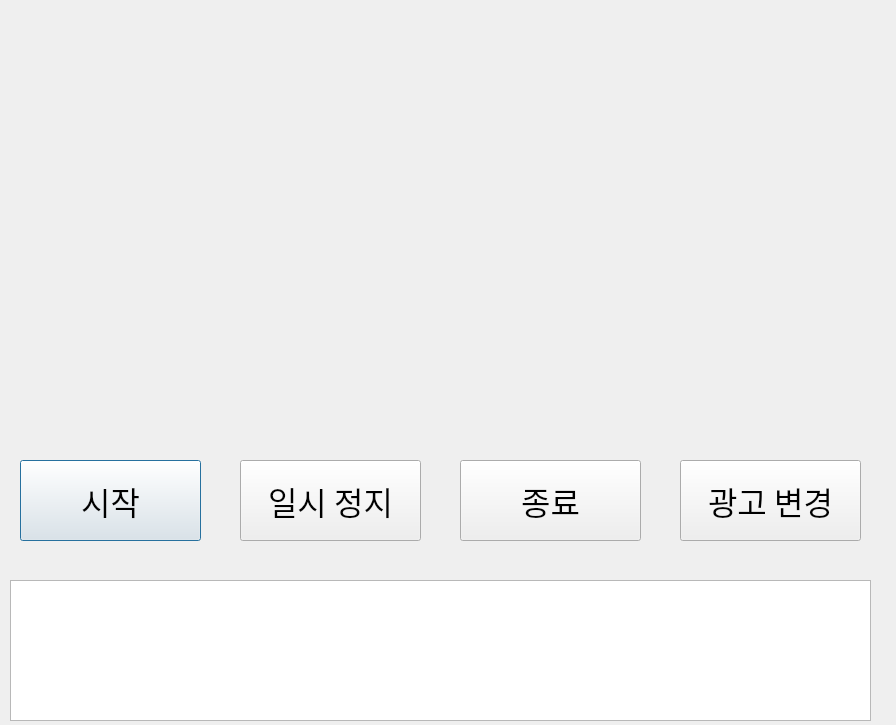
<?xml version="1.0" encoding="UTF-8"?>
<ui version="4.0">
 <class>Dialog</class>
 <widget class="QDialog" name="Dialog">
  <property name="geometry">
   <rect>
    <x>0</x>
    <y>0</y>
    <width>896</width>
    <height>725</height>
   </rect>
  </property>
  <property name="windowTitle">
   <string>Dialog</string>
  </property>
  <widget class="QPushButton" name="pushButton">
   <property name="geometry">
    <rect>
     <x>20</x>
     <y>460</y>
     <width>181</width>
     <height>81</height>
    </rect>
   </property>
   <property name="font">
    <font>
     <family>Agency FB</family>
     <pointsize>24</pointsize>
    </font>
   </property>
   <property name="text">
    <string>시작</string>
   </property>
  </widget>
  <widget class="QPushButton" name="pushButton_2">
   <property name="geometry">
    <rect>
     <x>460</x>
     <y>460</y>
     <width>181</width>
     <height>81</height>
    </rect>
   </property>
   <property name="font">
    <font>
     <family>Agency FB</family>
     <pointsize>24</pointsize>
    </font>
   </property>
   <property name="text">
    <string>종료</string>
   </property>
  </widget>
  <widget class="QPushButton" name="pushButton_3">
   <property name="geometry">
    <rect>
     <x>240</x>
     <y>460</y>
     <width>181</width>
     <height>81</height>
    </rect>
   </property>
   <property name="font">
    <font>
     <family>Agency FB</family>
     <pointsize>24</pointsize>
    </font>
   </property>
   <property name="text">
    <string>일시 정지</string>
   </property>
  </widget>
  <widget class="QPushButton" name="pushButton_4">
   <property name="geometry">
    <rect>
     <x>680</x>
     <y>460</y>
     <width>181</width>
     <height>81</height>
    </rect>
   </property>
   <property name="font">
    <font>
     <family>Agency FB</family>
     <pointsize>24</pointsize>
    </font>
   </property>
   <property name="text">
    <string>광고 변경</string>
   </property>
  </widget>
  <widget class="QLabel" name="label">
   <property name="geometry">
    <rect>
     <x>0</x>
     <y>0</y>
     <width>411</width>
     <height>431</height>
    </rect>
   </property>
   <property name="text">
    <string/>
   </property>
  </widget>
  <widget class="QLabel" name="label_2">
   <property name="geometry">
    <rect>
     <x>470</x>
     <y>0</y>
     <width>411</width>
     <height>431</height>
    </rect>
   </property>
   <property name="text">
    <string/>
   </property>
  </widget>
  <widget class="QTextBrowser" name="textBrowser">
   <property name="geometry">
    <rect>
     <x>10</x>
     <y>580</y>
     <width>861</width>
     <height>141</height>
    </rect>
   </property>
  </widget>
 </widget>
 <resources/>
 <connections/>
</ui>
